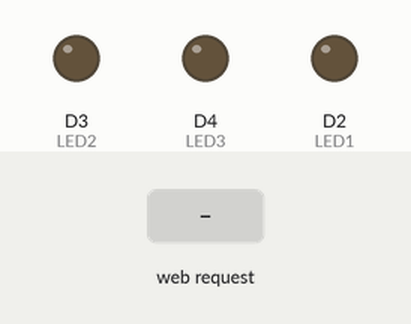
Recording of a program running on a simulated ESP8266 (NodeMCU). Parts: output pins drawn as LEDs (lit = HIGH). The test bench sets the inputs (shaded band). WiFi joins after 1.5 s; servers stay silent unless stated; what the program prints to the serial monitor is not drawn.

Above: at 1.2 s.
1.3 s: HTTP request GET /LED1ON received
At 2.2 s:
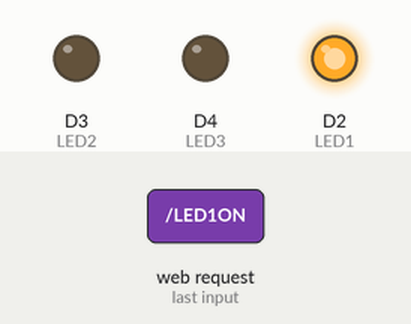
2.8 s: HTTP request GET /LED2ON received
At 3.3 s:
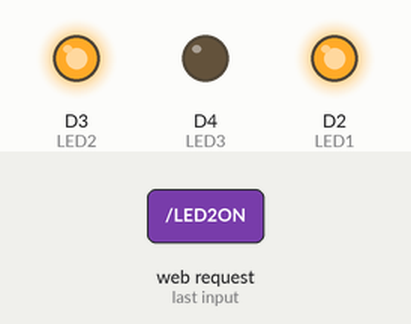
4.3 s: HTTP request GET /LED3ON received
At 5.5 s:
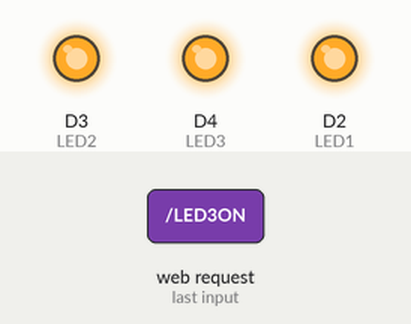
5.8 s: HTTP request GET /LED1OFF received
At 6.8 s:
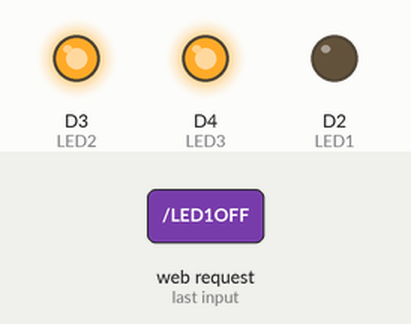
7.3 s: HTTP request GET /LED2OFF received
At 8.0 s:
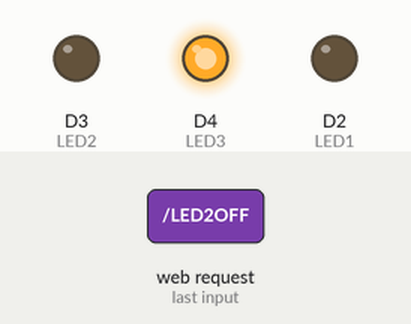
8.8 s: HTTP request GET /LED3OFF received
At 9.1 s:
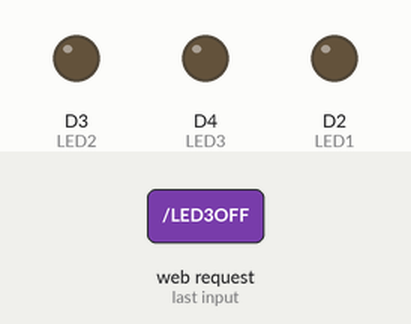
Timing chart, 0 to 11.3 s (numbered marks = the images above; inputs shaded):
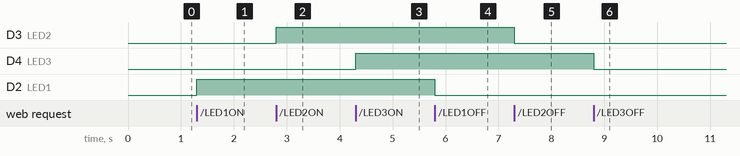

The program:

main.cpp
```cpp
#include <Arduino.h>
#include <ESP8266WiFi.h>
#include <WiFiClient.h>
#include <ESP8266WebServer.h>
// #include <>

const char *ssid = "Belllll";              // Nama SSID AP/Hotspot
const char *password = "passwordnyasusah"; // Password WiFi
int LED1 = D2;
int LED2 = D3;
int LED3 = D4;

ESP8266WebServer server(80); // Menyatakan Webserver pada port 80

String webpage;

void setup()
{
  Serial.begin(9600);
  delay(10);

  pinMode(LED1, OUTPUT);
  pinMode(LED2, OUTPUT);
  pinMode(LED3, OUTPUT);

  // Connect to WiFi Network
  Serial.println();
  Serial.print("Configuring access point...");

  // Mengatur WiFi
  WiFi.mode(WIFI_AP);         // Mode station
  WiFi.begin(ssid, password); // Mencocokan SSID dan password

  Serial.print("Access Point SSID: ");
  Serial.println(WiFi.softAPSSID());

  // Print status Connect
  Serial.println("IP address: ");
  Serial.println(WiFi.softAPIP());

  // Isi dari Webpage
  webpage += "<h1> Web Control ESP8266 </h1>";
  webpage += "<h1> Eka Belandini </h1>";
  webpage += "<p> LED 1 : ";
  webpage += "<a href=\"LED1ON\"\"> <button> ON </button> </a>  <a href=\"LED1OFF\"\"> <button> OFF </button> </a> </p> <br>";
  webpage += "<p> LED 2 : ";
  webpage += "<a href=\"LED2ON\"\"> <button> ON </button> </a>  <a href=\"LED2OFF\"\"> <button> OFF </button> </a> </p> <br>";
  webpage += "<p> LED 3 : ";
  webpage += "<a href=\"LED3ON\"\"> <button> ON </button> </a>  <a href=\"LED3OFF\"\"> <button> OFF </button> </a></p>";

  // Membuat tampilan Webpage
  server.on("/", []()
            { server.send(200, "text/html", webpage); });

  // Bagian ini untuk merespon perintah yang masuk
  server.on("/LED1ON", []()
            {
    server.send(200, "text/html", webpage);
    digitalWrite(LED1, HIGH);
    delay(1000); });
  server.on("/LED2ON", []()
            {
    server.send(200, "text/html", webpage);
    digitalWrite(LED2, HIGH);
    delay(1000); });
  server.on("/LED3ON", []()
            {
    server.send(200, "text/html", webpage);
    digitalWrite(LED3, HIGH);
    delay(1000); });

  server.on("/LED1OFF", []()
            {
    server.send(200, "text/html", webpage);
    digitalWrite(LED1, LOW);
    delay(1000); });
  server.on("/LED2OFF", []()
            {
    server.send(200, "text/html", webpage);
    digitalWrite(LED2, LOW);
    delay(1000); });
  server.on("/LED3OFF", []()
            {
    server.send(200, "text/html", webpage);
    digitalWrite(LED3, LOW);
    delay(1000); });

  server.begin();
  Serial.println("Webserver dijalankan");
}

void loop()
{
  server.handleClient();
}
```

Measured:
- after the input at 1.3 s, D2 (LED1): LOW → HIGH at once
- after the input at 2.8 s, D3 (LED2): LOW → HIGH at once
- after the input at 4.3 s, D4 (LED3): LOW → HIGH at once
- after the input at 5.8 s, D2 (LED1): HIGH → LOW at once
- after the input at 7.3 s, D3 (LED2): HIGH → LOW at once
- after the input at 8.8 s, D4 (LED3): HIGH → LOW at once
